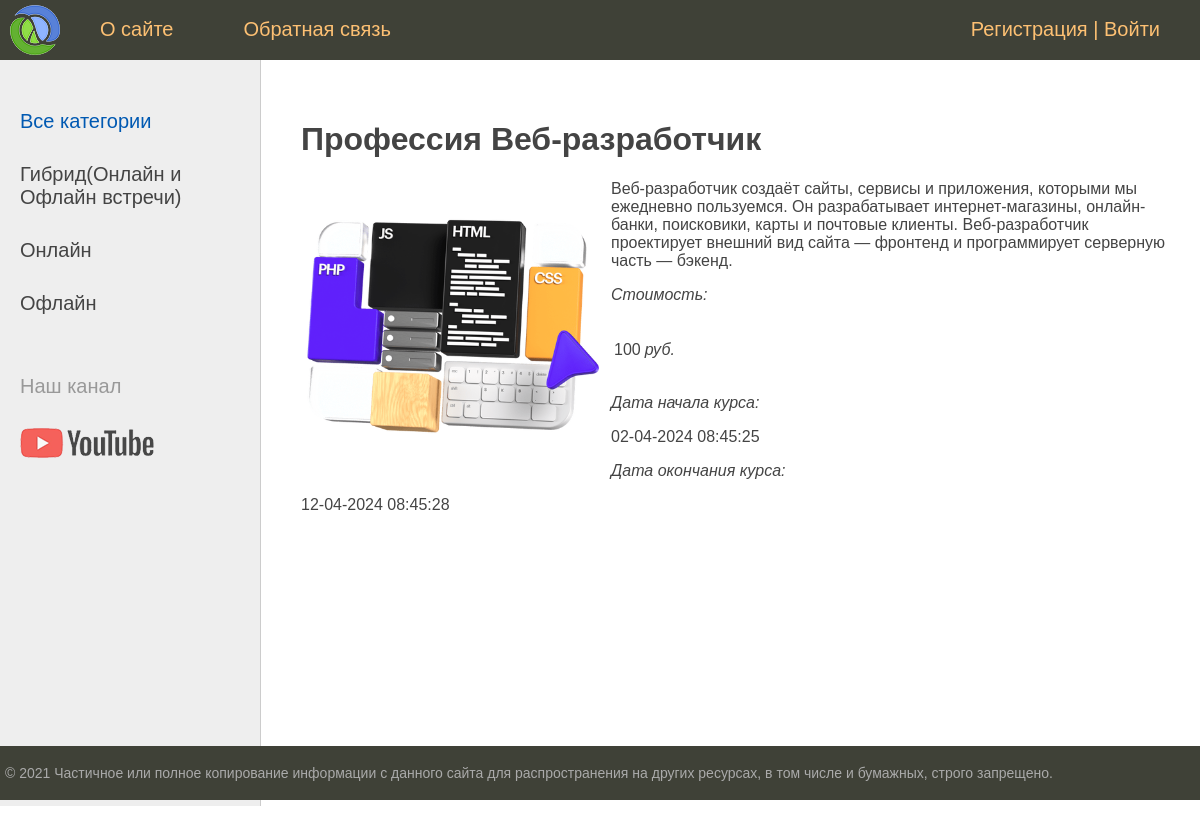
The app's page /post/professiya-veb-razrabotchik/ with its own data.
### windowsOne/models.py (models this page shows, shortened)
class Category(models.Model):
    name = models.CharField(max_length=100, db_index=True, verbose_name='Категория')
    slug = models.SlugField(max_length=255, unique=True, db_index=True, verbose_name='URL')
    class Meta:
        verbose_name = 'Категория'
        verbose_name_plural = 'Категории'
        ordering = ['id' ]
    def get_absolute_url(self):
        return reverse("category", kwargs={'cat_slug': self.slug})

class Product(models.Model):
    name = models.CharField(max_length=128, verbose_name="Наименование курса")
    slug = models.SlugField(max_length=255, unique=True, db_index=True, verbose_name='URL')
    dataStart = models.DateTimeField('Время начала')
    data_end = models.DateTimeField('Время конца')
    price = models.IntegerField(default=0, verbose_name='Цена')
    group_min_participants = models.PositiveIntegerField(verbose_name="Минимальное числов в группе")
    group_man_participants = models.IntegerField(verbose_name='Максимальное числов в группе')
    cat = models.ForeignKey('Category', on_delete=models.PROTECT, verbose_name="Категории")
    photo = models.ImageField(upload_to="photos/%Y/%m/%d/", verbose_name="Фото")
    content = models.TextField(blank=True, verbose_name="Описание курса")
    def __str__(self):
        return self.name
    class Meta:
        verbose_name = 'Курсы'
        verbose_name_plural = 'Курсы'
        ordering = ['id']

### windowsOne/views.py (the view)
# urls.py: path('post/<slug:post_slug>/', ShowPost.as_view(), name='post'),
class ShowPost(DataMixin, DeleteView):
    model = Product
    template_name = 'windowsOne/post.html'
    slug_url_kwarg = 'post_slug'
    context_object_name = 'post'
    def get_context_data(self, *, object_list=None, **kwargs):
        context = super().get_context_data(**kwargs)
        c_def = self.get_user_context(title=context['post'])
        context = dict(list(context.items()) + list(c_def.items()))
        return context

### windowsOne/utils.py (called while the page is built)
    def get_user_context(self, **kwargs):
        context = kwargs
        cats = cache.get('cats')
        if not cats:
            cats = Category.objects.annotate(Count('product'))
            cache.set('cats', cats, 60)
        user_menu = menu.copy()
        if not self.request.user.is_authenticated:
            user_menu.pop(1)
        context['menu'] = user_menu
        context['cats'] = cats
        if 'cat_selected' not in context:
            context['cat_selected'] = 0
        return context

### windowsOne/templates/windowsOne/post.html (shortened to what this page needs)
{% extends 'windowsOne/base.html' %}
{% block content %}
<h1>{{post.name}}</h1>
{% if post.photo %}
<p><img class="img-article-left" src="{{post.photo.url}}"></p>
{% endif %}
{{post.content|linebreaks}}
<table>
    <tr><p align='left'><i>Стоимость:</i></p></tr>
<tr><td>{{post.price|linebreaks}}</td><td><i>руб.</i></td></tr>
</table>
<p align='left'><i>Дата начала курса:</i></p>
{{post.dataStart|date:"d-m-Y H:i:s"}}
<p align='left'><i>Дата окончания курса:</i></p>
{{post.data_end|date:"d-m-Y H:i:s"}}
{% endblock %}

### windowsOne/templates/windowsOne/base.html (shortened to what this page needs)
{% load static %}
{% load windowsOne_tags %}
<!DOCTYPE html>
<html>
<head>
	<link type="text/css" href="{% static 'windowsOne/css/styles.css' %}" rel="stylesheet" />
</head>
<body>
<table class="table-page" border=0 cellpadding="0" cellspacing="0">
<tr><td valign=top>
{% block mainmenu %}
		<div class="header">
			<ul id="mainmenu" class="mainmenu">
			<li class="logo"><a href="{% url 'home' %}"><div class="logo"></div></a></li>
{% for m in menu %}
			<li><a href="{% url m.url_name %}">{{m.title}}</a></li>
{% endfor %}
				{% if request.user.is_authenticated %}
				<li class="last"> {{user.username}} | <a href="{% url 'logout' %}">Выйти</a></li>
				{% else %}
				<li class="last"><a href="{% url 'register' %}">Регистрация</a> | <a href="{% url 'login' %}">Войти</a></li>
				{% endif %}
			</ul>
		</div>
{% endblock mainmenu %}
<table class="table-content" border=0 cellpadding="0" cellspacing="0">
<tr>
	{% load cache %}
	<td valign="top" class="left-chapters">
	<ul id="leftchapters">
{% if cat_selected == 0 %}
		<li class="selected">Все категории</li>
{% else %}
		<li><a href="{% url 'home' %}">Все категории</a> </li>
{% endif %}
{% for c in cats %}
{% if c.product__count > 0 %}
		{% if c.pk == cat_selected %}
			<li class="selected">{{c.name}}</li>
		{% else %}
			<li><a href="{{ c.get_absolute_url }}">{{c.name}}</a> </li>
		{% endif %}
{% endif %}
{% endfor %}
		<li class="share">
		<p>Наш канал</p>
		<a class="share-yt" href="https://www.youtube.com/channel/UClJzWfGWuGJL2t-3dYKcHTA/playlists" target="_blank" rel="nofollow"></a>
		</li>
	</ul>
</td>
<td valign="top" class="content">
{% block content %}
{% endblock %}
</td></tr></table>
</td></tr>
<tr><td valign=top>
	<div id="footer">
		<p>&copy; 2021 Частичное или полное копирование информации с данного сайта для распространения на других ресурсах, в том числе и бумажных, строго запрещено.</p>
	</div>
</td></tr></table>
</body>
</html>

### windowsOne/static/windowsOne/css/styles.css (style rules this page uses)
html, body { font-family: 'Arial'; margin: 0; padding: 0; height: 100%; width: 100%; color: #444; }
a { color: #0059b2; text-decoration: none; }
img { max-width: 600px; height: auto; }
img.img-article-left { max-width: 300px; height: auto; float: left; padding: 0 10px 10px 0; }
.table-page { width: 100%; height: 100%; vertical-align: top; }
.table-page tr { height: 100%; }
.header { background: #3F4137; height: 60px; }
.logo { background: url('../images/logo.png') no-repeat 10px 5px; width: 70px; height: 60px; }
ul.mainmenu { list-style: none; margin: 0; padding: 0; height: 60px; color: #fdc073; font-size: 20px; overflow: hidden; }
ul.mainmenu li { float: left; margin: 18px 40px 0 30px; }
ul.mainmenu li.logo { margin: 0; }
ul.mainmenu li.last { float: right; }
ul.mainmenu li a { color: #fdc073; text-decoration: none; }
.table-content { width: 100%; min-height: 100%; height: 100%; }
.left-chapters { margin: 0; background: #eee; border-right: 1px solid #ccc; min-height: 100%; }
.left-chapters ul { width: 230px; min-height: 100%; margin: 0; padding: 20px 10px 10px 20px; list-style: none; font-size: 20px; }
.left-chapters ul li { margin: 30px 0 0 0; color: #999; }
.left-chapters ul li.selected { color: #0059b2; }
.left-chapters ul li a { color: #444; text-decoration: none; }
.left-chapters ul li.share { margin: 60px 0 0 0; }
.left-chapters ul li.share p { margin: 30px 0 30px 0; }
.left-chapters ul li.share a { display: inline-block; width: 40px; height: 40px; margin: 0 20px 0 0; }
.left-chapters ul li.share a.share-yt { width: 100%; height: 30px; background: url('../images/share_yt.png') no-repeat 0 0 }
.content { padding: 40px 20px 20px 40px; width: 100%; box-sizing: border-box; }
#footer { box-sizing: border-box; background: #3F4137; padding: 5px; color: #aaa; font-size: 14px; font-family: Verdana, Geneva, Arial, Helvetica; text-align: left; overflow: hidden; }

### records on screen
Category: name "Гибрид(Онлайн и Офлайн встречи)"
Category: name "Онлайн"
Category: name "Офлайн"
Product: name "Профессия Веб-разработчик", photo (picture), content "Веб-разработчик создаёт сайты, сервисы и приложения, которыми мы ежедневно пользуемся. Он разрабатывает интернет-магазины, онлайн-банки, поисковики, карты и почтовые клиенты. Веб-разработчик проектирует внешний вид сайта — фронтенд и программирует серверную часть — бэкенд.", price "100", dataStart "02-04-2024 08:45:25", data_end "12-04-2024 08:45:28"

### other values on screen
{{ m.title }} "О сайте" "Обратная связь"
